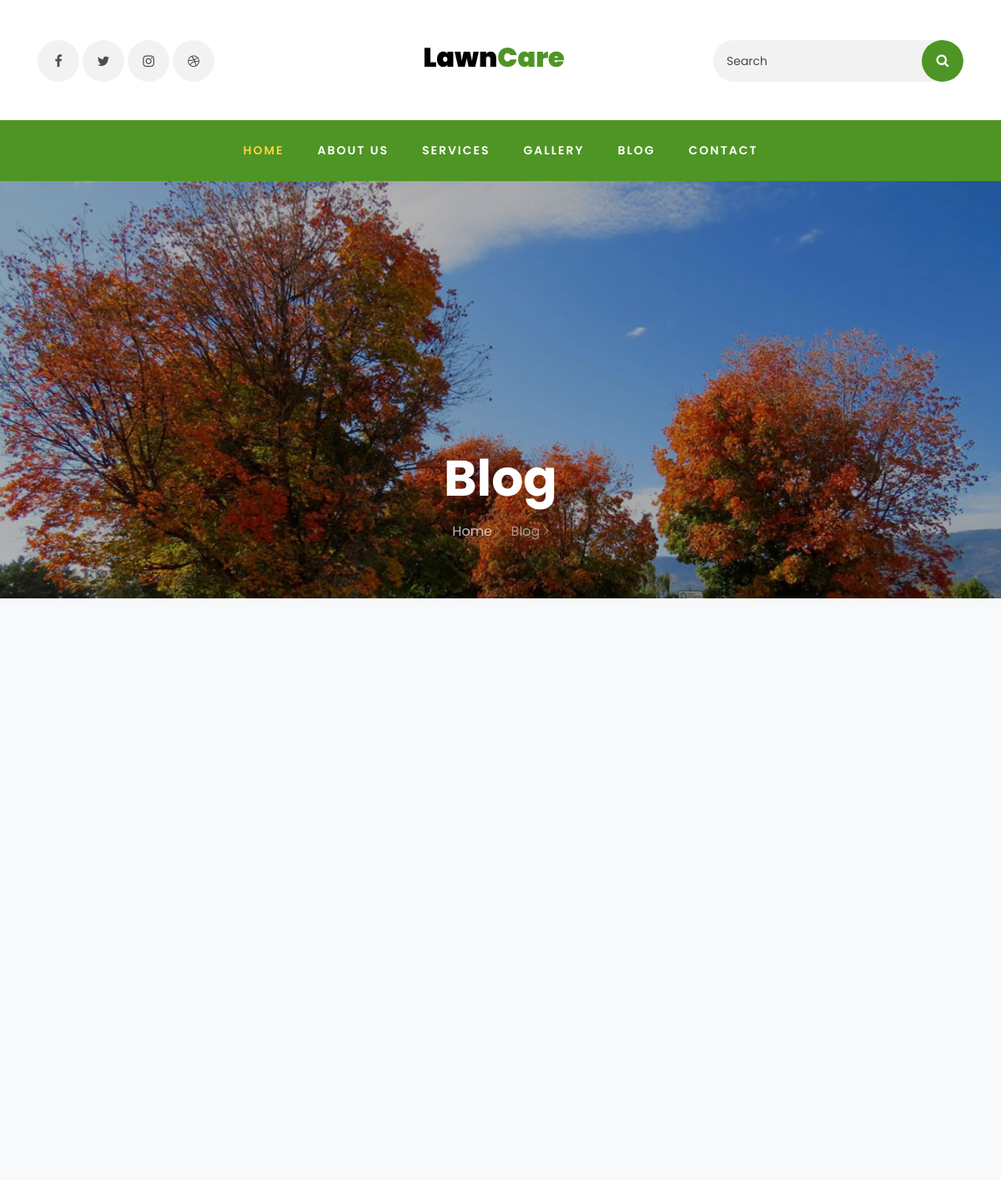
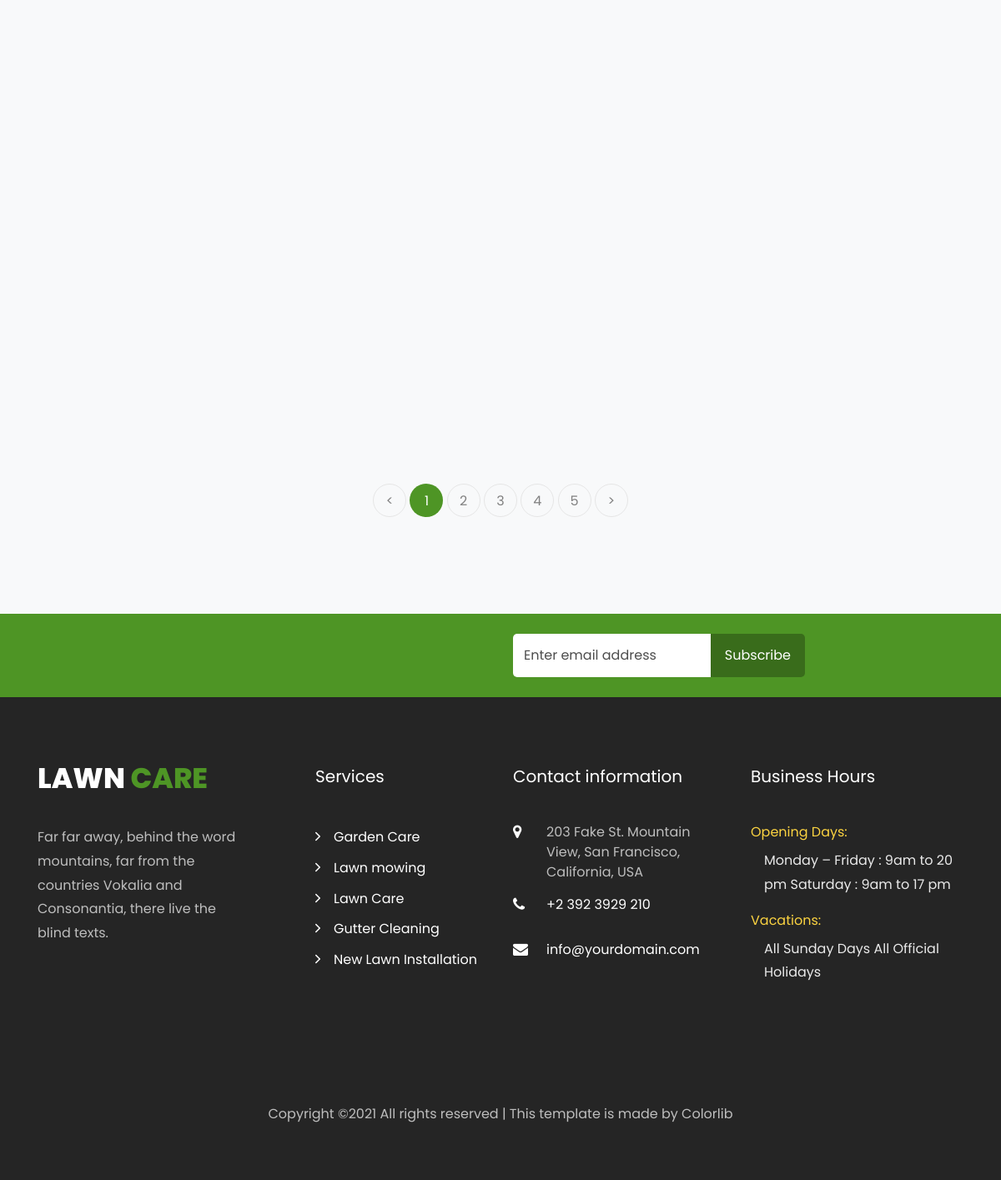
Screenshot of /blog/ with the database file from the repository (2 pictures, top to bottom).
### siteweb/models.py (models this page shows, shortened)
class Convention(models.Model):
    date_add = models.DateTimeField(auto_now_add=True)
    date_update = models.DateTimeField(auto_now=True)
    status = models.BooleanField(default=True)
    class Meta:
        abstract = True

class Image(Convention):
    image = models.ImageField()
    class Meta:
        verbose_name = 'Image'
        verbose_name_plural = 'Images'

class Website(Convention):
    titre_siteweb = models.CharField(max_length=100)
    siteweb = models.CharField(max_length=100)
    adresse = models.CharField(max_length=100)
    phone = models.CharField(max_length=50)
    email = models.EmailField(max_length=254)
    copyright = models.CharField(max_length=200)
    description_siteweb = models.TextField()
    vocation = models.TextField()
    titre_services = models.CharField(max_length=200)
    description_service = models.TextField()
    titre_testimonial = models.CharField(max_length=100)
    titre_prestation = models.CharField(max_length=50)
    website = models.CharField(max_length=100)
    class Meta:
        verbose_name = 'Website'
        verbose_name_plural = 'Websites'

### siteweb/views.py (the view)
# urls.py: path('blog/', views.blog, name= 'blog'),
def blog(request):
    Prestations = models_service.Prestation.objects.filter(status= True).all()
    ReseauSociaux = models.ReseauSocial.objects.filter(status= True).all()
    websites = models.Website.objects.filter(status=True).first()
    images = models.Image.objects.filter(status=True).first()
    return render(request, 'blog.html', locals())

### templates/blog.html (shortened to what this page needs)
{% extends 'base/base.html' %}
{% load static %}
{% block content %}
    <section class="hero-wrap hero-wrap-2" style="background-image: url('{{images.image.url}}');" data-stellar-background-ratio="0.5">
      <div class="overlay"></div>
      <div class="container">
        <div class="row no-gutters slider-text align-items-end justify-content-center">
          <div class="col-md-9 ftco-animate pb-5 text-center">
            <h1 class="mb-3 bread">Blog</h1>
            <p class="breadcrumbs"><span class="mr-2"><a href="{% url 'index' %}">Home <i class="ion-ios-arrow-forward"></i></a></span> <span>Blog <i class="ion-ios-arrow-forward"></i></span></p>
          </div>
        </div>
      </div>
    </section>
	<section class="ftco-section bg-light">
      <div class="container">
        <div class="row d-flex">
        </div>
            <div class="row mt-5">
              <div class="col text-center">
                <div class="block-27">
                  <ul>
                    <li><a href="#">&lt;</a></li>
                    <li class="active"><span>1</span></li>
                    <li><a href="#">2</a></li>
                    <li><a href="#">3</a></li>
                    <li><a href="#">4</a></li>
                    <li><a href="#">5</a></li>
                    <li><a href="#">&gt;</a></li>
                  </ul>
                </div>
              </div>
            </div>
      </div>
    </section>
{% endblock %}

### templates/base/base.html (shortened to what this page needs)
{% load static %}
<!DOCTYPE html>
<html lang="en">
  <head>
    <link rel="stylesheet" href="https://stackpath.bootstrapcdn.com/font-awesome/4.7.0/css/font-awesome.min.css">
    <link rel="stylesheet" href="{% static 'css/animate.css' %}">
    <link rel="stylesheet" href="{% static 'css/owl.carousel.min.css' %}">
    <link rel="stylesheet" href="{% static 'css/owl.theme.default.min.css' %}">
    <link rel="stylesheet" href="{% static 'css/magnific-popup.css' %}">
    <link rel="stylesheet" href="{% static 'css/ionicons.min.css' %}">
    <link rel="stylesheet" href="{% static 'css/flaticon.css' %}">
    <link rel="stylesheet" href="{% static 'css/icomoon.css' %}">
    <link rel="stylesheet" href="{% static 'css/style.css' %}">
  </head>
  <body>
    <div class="container pt-5 pb-4">
			<div class="row justify-content-between">
				<div class="col-md-8 order-md-last">
					<div class="row">
						<div class="col-md-6 text-center">
							<a class="navbar-brand" href="{% url 'index' %}">Lawn<span>Care</span></a>
						</div>
						<div class="col-md-6 d-md-flex justify-content-end mb-md-0 mb-3">
							<form action="#" class="searchform order-lg-last">
			          <div class="form-group d-flex">
			            <input type="text" class="form-control pl-3" placeholder="Search">
			            <button type="submit" placeholder="" class="form-control search"><span class="fa fa-search"></span></button>
			          </div>
			        </form>
						</div>
					</div>
				</div>
				<div class="col-md-4 d-flex">
        {% for social_media in ReseauSociaux %}
					<div class="social-media">
		    		<p class="mb-0 d-flex">
		    			<a href="#" class="d-flex align-items-center justify-content-center"><span class="{{social_media.icone}}"><i class="sr-only">{{social_media.nom}}</i></span></a>
		    		</p>
	        </div>
        {% endfor %}
				</div>
			</div>
		</div>
		<nav class="navbar navbar-expand-lg navbar-dark ftco_navbar bg-dark ftco-navbar-light" id="ftco-navbar">
	    <div class="container-fluid">
	      <div class="collapse navbar-collapse" id="ftco-nav">
	        <ul class="navbar-nav m-auto">
	        	<li class="nav-item active"><a href="{% url 'index' %}" class="nav-link">Home</a></li>
	        	<li class="nav-item"><a href="{% url 'about' %}" class="nav-link">About us</a></li>
            <li class="nav-item"><a href="{% url 'services' %}" class="nav-link">Services</a></li>
	        	<li class="nav-item"><a href="{% url 'gallery' %}" class="nav-link">Gallery</a></li>
	        	<li class="nav-item"><a href="{% url 'blog' %}" class="nav-link">Blog</a></li>
	          <li class="nav-item"><a href="{% url 'contact' %}" class="nav-link">Contact</a></li>
	        </ul>
	      </div>
	    </div>
	  </nav>
{% block content %}
{% endblock %}
<section class="ftco-section ftco-no-pt ftco-no-pb bg-primary">
      <div class="container">
        <div class="row d-flex justify-content-center">
        	<div class="col-lg-8 py-4">
        		<div class="row">
		          <div class="col-md-6 d-flex align-items-center">
		            <form method= "POST" action=" {% url 'newsletterpost' %} " class="subscribe-form">
		              <div class="form-group d-flex">
		                <input type="text" name= "email" class="form-control" placeholder="Enter email address">
		                <input type="submit" value="Subscribe" class="submit px-3">
		              </div>
		            </form>
		          </div>
	          </div>
          </div>
        </div>
      </div>
    </section>
<footer class="ftco-footer ftco-bg-dark ftco-section">
      <div class="container">
        <div class="row mb-5">
          <div class="col-md-6 col-lg">
            <div class="ftco-footer-widget mb-4">
              <h2 class="logo"><a href="{% url 'index' %}">Lawn <span>Care</span></a></h2>
              <p>{{ websites.description_siteweb}}</p>
              <ul class="ftco-footer-social list-unstyled float-md-left float-lft mt-5">
              </ul>
            </div>
          </div>
          <div class="col-md-6 col-lg">
            <div class="ftco-footer-widget mb-4 ml-md-5">
              <h2 class="ftco-heading-2">Services</h2>
              <ul class="list-unstyled">
                <li><a href="#" class="py-1 d-block"><span class="ion-ios-arrow-forward mr-3"></span>Garden Care</a></li>
                <li><a href="#" class="py-1 d-block"><span class="ion-ios-arrow-forward mr-3"></span>Lawn mowing</a></li>
                <li><a href="#" class="py-1 d-block"><span class="ion-ios-arrow-forward mr-3"></span>Lawn Care</a></li>
                <li><a href="#" class="py-1 d-block"><span class="ion-ios-arrow-forward mr-3"></span>Gutter Cleaning</a></li>
                <li><a href="#" class="py-1 d-block"><span class="ion-ios-arrow-forward mr-3"></span>New Lawn Installation</a></li>
              </ul>
            </div>
          </div>
          <div class="col-md-6 col-lg">
            <div class="ftco-footer-widget mb-4">
            	<h2 class="ftco-heading-2">Contact information</h2>
            	<div class="block-23 mb-3">
	              <ul>
	                <li><span class="icon icon-map-marker"></span><span class="text">{{ websites.adresse}}</span></li>
	                <li><a href="#"><span class="icon icon-phone"></span><span class="text">{{ websites.phone}}</span></a></li>
	                <li><a href="#"><span class="icon icon-envelope"></span><span class="text">{{ websites.email}}</span></a></li>
	              </ul>
	            </div>
            </div>
          </div>
          <div class="col-md-6 col-lg">
             <div class="ftco-footer-widget mb-4">
              <h2 class="ftco-heading-2">Business Hours</h2>
              <div class="opening-hours">
              	<h4>Opening Days:</h4>
              	<p class="pl-3">
              		<span>Monday – Friday : 9am to 20 pm</span>
              		<span>Saturday : 9am to 17 pm</span>
              	</p>
              	<h4>Vacations:</h4>
              	<p class="pl-3">
              		<span>All Sunday Days</span>
              		<span>All Official Holidays</span>
              	</p>
              </div>
            </div>
          </div>
        </div>
        <div class="row">
          <div class="col-md-12 text-center">
            <p>
          {{ websites.copyright | safe}}
  </p>
          </div>
        </div>
      </div>
    </footer>
  </body>
</html>

### static/css/icomoon.css (style rules this page uses)
[class^="icon-"], [class*=" icon-"] { font-family: 'icomoon' !important; speak: none; font-style: normal; font-weight: normal; font-variant: normal; text-transform: none; line-height: 1; -webkit-font-smoothing: antialiased; -moz-osx-font-smoothing: grayscale; }
.icon-map-marker:before { content: "\f041"; }
.icon-phone:before { content: "\f095"; }
.icon-envelope:before { content: "\f0e0"; }

### rows the page displays
Image: image (picture)
Website: description_siteweb "Far far away, behind the word mountains, far from the countries Vokalia and Consonantia, there live the blind texts.", adresse "203 Fake St. Mountain View, San Francisco, California, USA", phone "+2 392 3929 210", email "info@yourdomain.com", copyright "Copyright ©2021 All rights reserved | This template is made by Colorlib"
